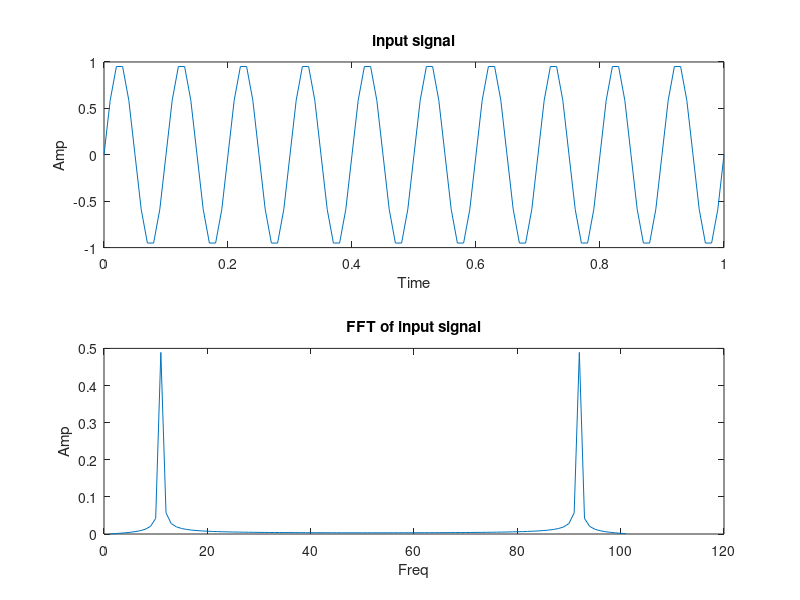
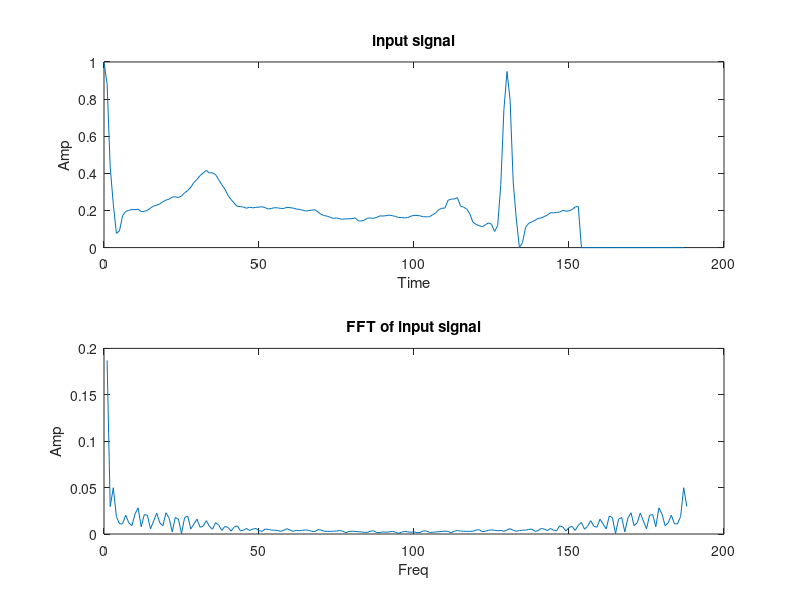

Here is the MATLAB script that generated these plots, in order:
% %Linear convolution using FFT
x=[1 2]; h=[2 1];
x1=[x zeros(1,length(h)-1)];
h1=[h zeros(1,length(x)-1)];
X=fft(x1);
H=fft(h1);
y=X.*H;
y1=ifft(y);
disp('The Linear conv of the given seqn is')
disp(y1)

% 
% %Circular Convolution using FFT
x=[1 2 1 2];
h=[4 3 2 1];
X=fft(x);
H=fft(h);
y=X.*H;
y1=real(ifft(y));
disp('The Circular conv of the given seqn is')
disp(y1)

% %D. FFT of a sine WAVE
t=0:0.01:1;
a= sin(2*pi*10*t)+ sin(2*pi*100*t);
b=fft(a);
c=abs(b);
d=length(a);
e=c/d;
figure(1);
subplot(2,1,1),plot(t,a);
xlabel('Time')
ylabel('Amp');
title('input signal');
subplot(2,1,2),plot(e);
xlabel('Freq')
ylabel('Amp');
title('FFT of input signal');

%FFT of an ECG signal
load('ecg.mat');
t=0:1:187;

b=fft(ecg(1,:));
c=abs(b);
d=length(ecg(1,:));
e=c/d;
figure(2);
subplot(2,1,1),plot(t,ecg(1,:));
xlabel('Time')
ylabel('Amp');
title('input signal');
subplot(2,1,2),plot(e);
xlabel('Freq')
ylabel('Amp');
title('FFT of input signal');
